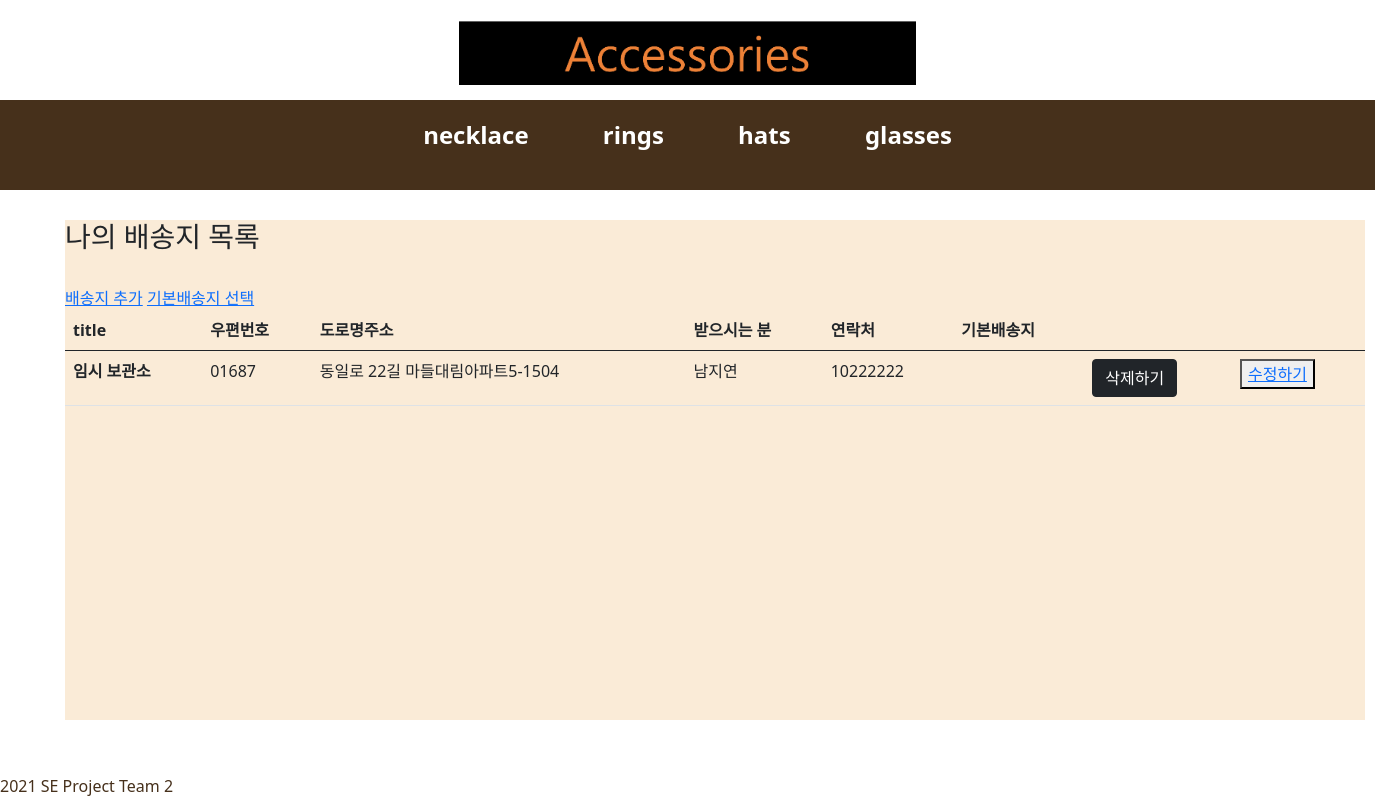
The page /create/ (signed in) on the database as committed earlier.
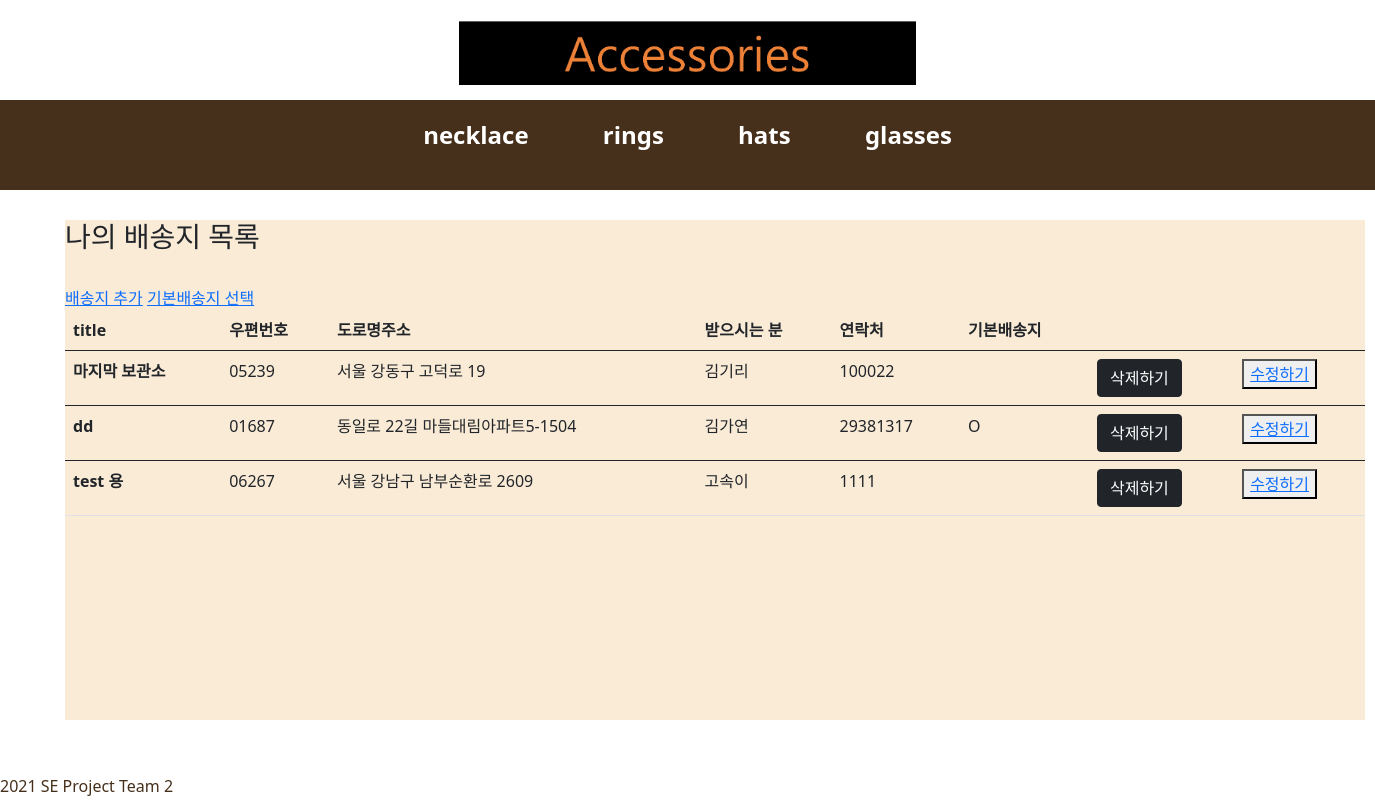
The same page on the database as committed later.
### shoppingApp/models.py (models this page shows, shortened)
class address(models.Model):
    accounts = models.ForeignKey(UserAccounts, on_delete=models.CASCADE, null=True)
    title = models.CharField(max_length=200)
    post_num= models.CharField(max_length=200,null=True)
    road_address=models.CharField(max_length=200,null=True)
    detail_address=models.TextField()
    post_name=models.CharField(max_length=20,null=True)
    post_phonenum=models.IntegerField(null=True)
    is_default = models.BooleanField(default=False,null=True)

### shoppingApp/views.py (the view)
# urls.py: path('create/', shoppingView.create_view, name='create'),
def create_view(request):
    cart_count=context_processors.counter(request)
    cart_count=int(cart_count)
    count={'cart_count':cart_count}
    uid=request.session.get('user_id')
    get_all=UserAccounts.objects.all()
    get_user=get_all.filter(user_id=uid)
    shippings = address.objects.filter(accounts__in=get_user)
    if shippings is None:
        return render(request, 'create.html')
    return render(request, 'create.html', {'shippings':  shippings, 'count':count})

### cartApp/context_processors.py (called while the page is built)
def counter(request):
    item_count=0
    if 'admin' in request.path:
        return {}
    else:
        try:
            cart= Cart.objects.filter(cart_id=request.session.get('user_id'))
            cart_items = CartItem.objects.all().filter(cart=cart[:1])
            for cart_item in cart_items:
                item_count+=cart_item.quantity
        except Cart.DoesNotExist:
            item_count=0
    return item_count

### shoppingApp/templates/create.html (shortened to what this page needs)
{% extends 'base.html' %}
{% block content %}
<section>
<div>
<h3>나의 배송지 목록</h3><br>
<a href="{%url 'newpost' %}">배송지 추가</a>
<a href="{%url 'create_default' %}">기본배송지 선택</a>
<table class="table">
    <thead>
      <tr>
        <th scope="col">title</th>
        <th scope="col">우편번호</th>
        <th scope="col">도로명주소</th>
        <th scope="col">받으시는 분</th>
        <th scope="col">연락처</th>
        <th scope="col">기본배송지</th>
        <th scope="col"></th>
        <th scope="col"></th>
      </tr>
    </thead>
    {% for address in shippings %}
    <tbody>
      <tr>
        <th scope="row">{{address.title}}</th>
        <td>{{address.post_num}}</td>
        <td>{{address.road_address}}</td>
        <td>{{address.post_name}}</td>
        <td>{{address.post_phonenum}}</td>
        {%if address.is_default%}
        <td>  O</td>
        {% else %}
        <td></td>
        {%endif %}
        <form action="{% url 'delete' address.pk%}" method="POST">
        <td><input class="btn btn-dark" type="submit" value="삭제하기" ></td>
        </form>
        <td><button type="button"><a href="{%url 'edit' address.pk%}">수정하기</a></button></td>
    </tbody>
    {%  endfor %}
</table>
</div>
</section>
{% endblock %}

Rows that differ between the two databases and show on the page:
removed address: title "임시 보관소", post_num "01687", road_address "동일로 22길 마들대림아파트5-1504", post_name "남지연", post_phonenum "10222222", is_default False (drawn)
added address: title "마지막 보관소", post_num "05239", road_address "서울 강동구 고덕로 19", post_name "김기리", post_phonenum "100022", is_default False (drawn)
added address: title "dd", post_num "01687", road_address "동일로 22길 마들대림아파트5-1504", post_name "김가연", post_phonenum "29381317", is_default "O"
added address: title "test 용", post_num "06267", road_address "서울 강남구 남부순환로 2609", post_name "고속이", post_phonenum "1111", is_default False (drawn)
